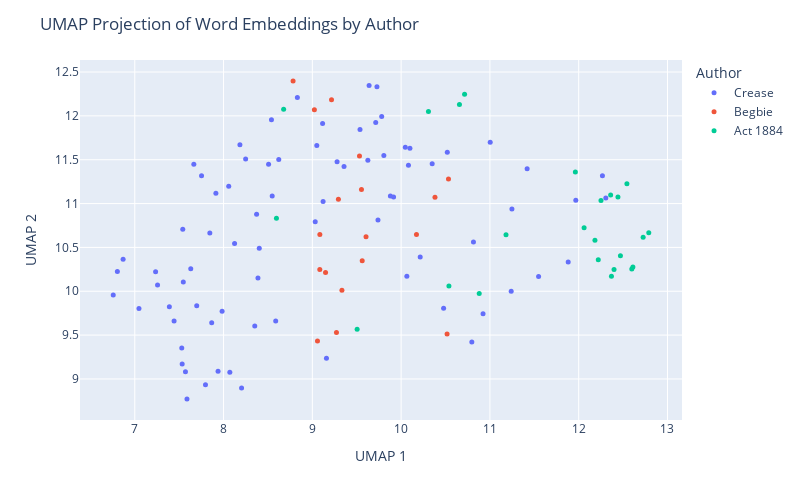

Notebook code for this chart:
### Code cell
umap_df = pd.DataFrame(proj, columns=['UMAP 1', 'UMAP 2'])
umap_df['Author'] = labels
umap_df['Text'] = [snip for auth in act_snippets for snip in act_snippets[auth]]
umap_df['Text'] = umap_df['Text'].apply(lambda t: wrap_text(t, width=60))

fig = px.scatter(umap_df, x='UMAP 1', y='UMAP 2', 
                 color='Author', hover_data=['Text'], 
                 width=800, height=500 )
fig.update_traces(marker=dict(size=5))
fig.update_layout(title='UMAP Projection of Word Embeddings by Author')
fig.show()
